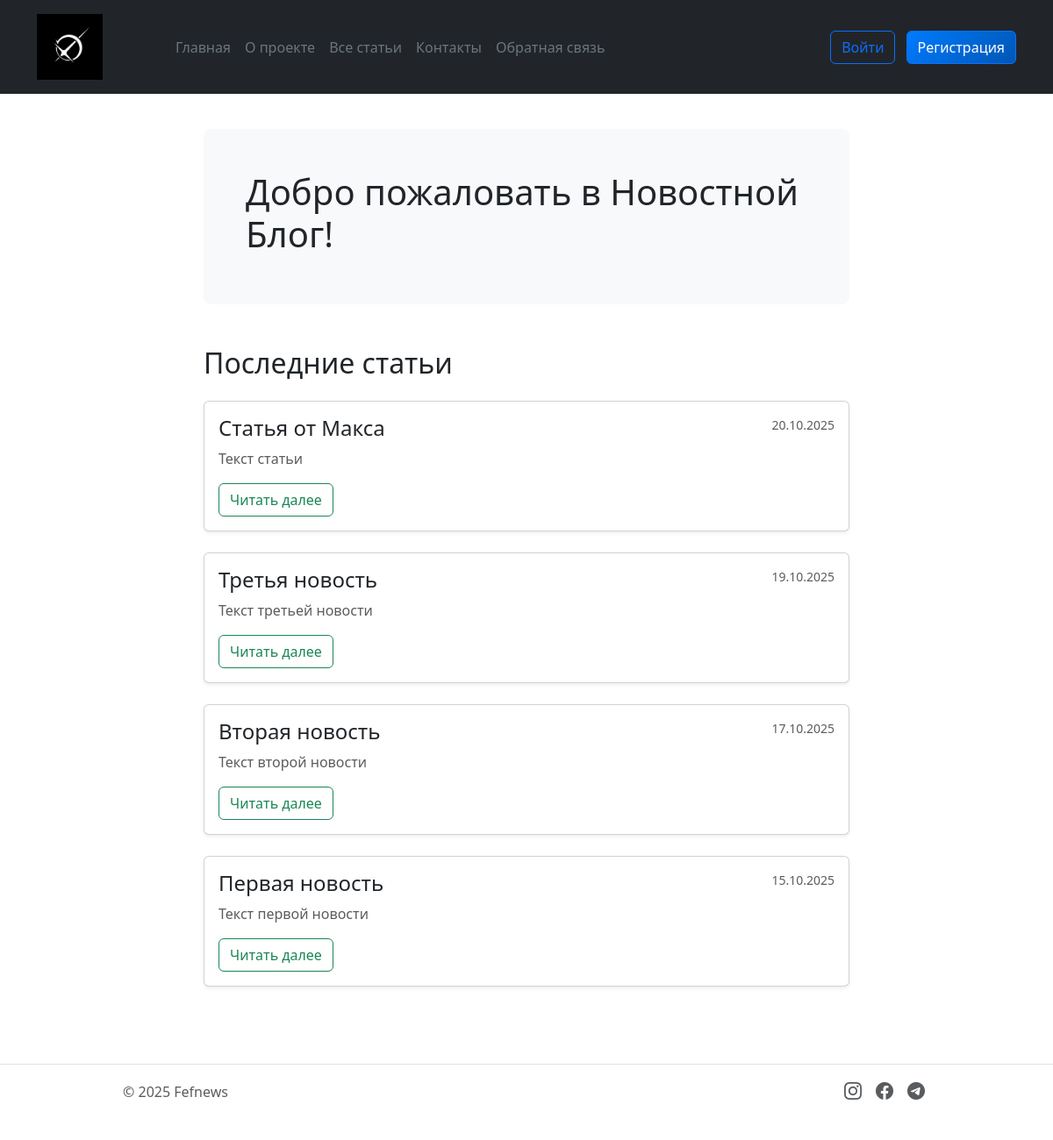
Before: / with the older database file.
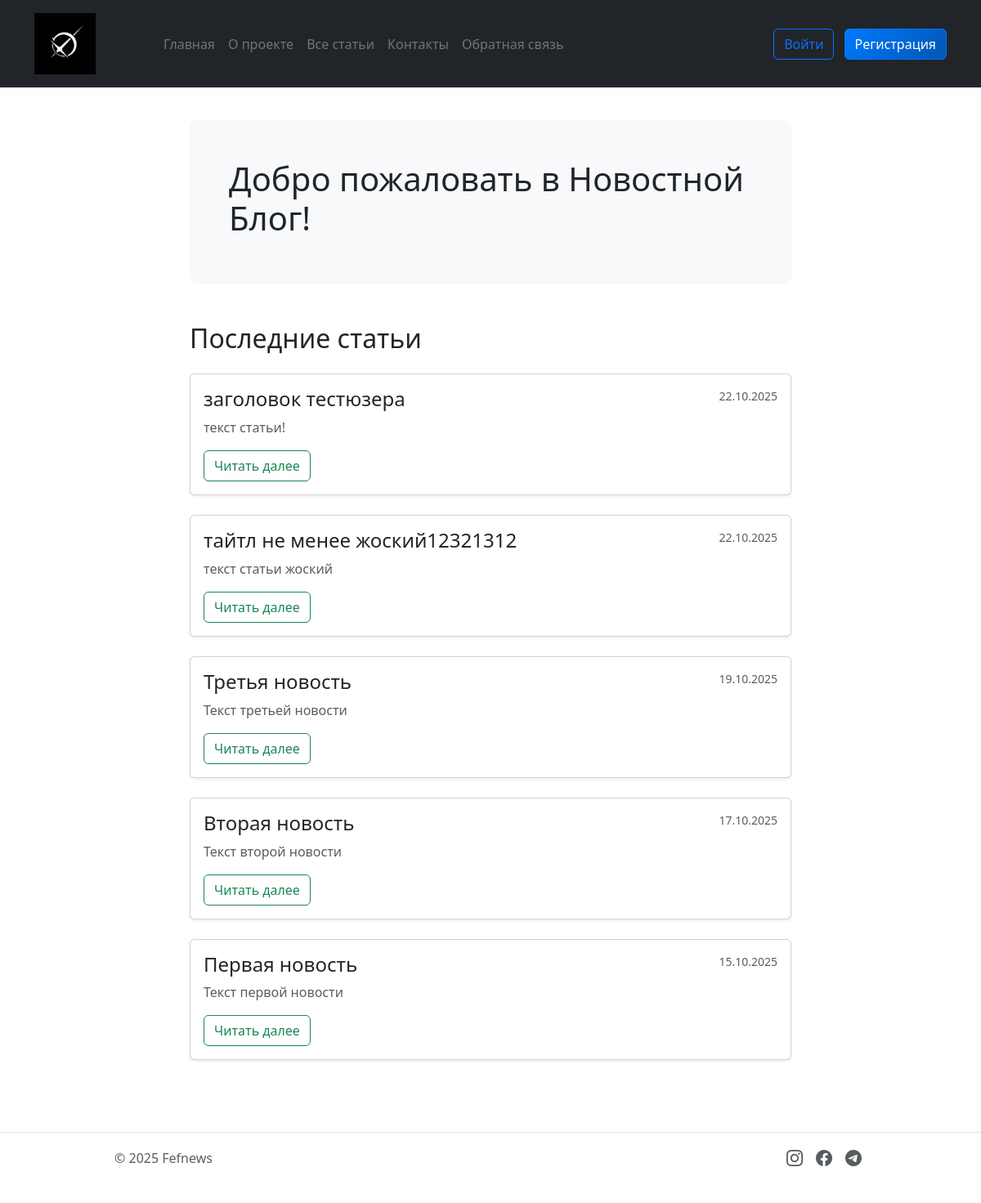
After: the same page with the newer database file.
### models.py (models this page shows)
class Article(db.Model):
    __tablename__ = 'article'
    id = db.Column(db.Integer, primary_key=True)
    title = db.Column(db.String(200), nullable=False)
    text = db.Column(db.Text, nullable=False)
    created_date = db.Column(db.DateTime, default=datetime.now)
    user_id = db.Column(db.Integer, db.ForeignKey('user.id'), nullable=False)
    category = db.Column(db.String(50), nullable=False, default='general')
    comments = db.relationship('Comment', backref='article', lazy=True, cascade='all, delete-orphan')

### app.py (the view)
@app.route("/")
def index():
    articles = get_articles()
    return render_template('index.html', articles=articles)

### app.py (called while the page is built)
def get_articles(category=None):
    query = Article.query
    if category:
        query = query.filter_by(category=category)
    articles_from_db = query.order_by(Article.created_date.desc()).all()
    articles = []
    for article in articles_from_db:
        articles.append({
            'id': article.id,
            'title': article.title,
            'date': article.created_date,
            'preview': article.text[:100] + '...' if len(article.text) > 100 else article.text,
            'content': article.text,
            'author': article.author.name,
            'category': article.category
        })
    return articles

def get_categories():
    categories = db.session.query(Article.category).distinct().all()
    return [category[0] for category in categories]

@app.context_processor
def inject_today():
    return {'today': datetime.now().date()}

@app.context_processor
def inject_categories():
    categories = get_categories()
    return {'categories': categories}

@app.context_processor
def inject_current_user():
    return {'current_user': current_user}

### templates/index.html (shortened to what this page needs)
{% extends "base.html" %}
{% block content %}
<div class="container">
    <div class="jumbotron bg-light p-5 rounded-3 mb-5">
        <h1 class="display-6">Добро пожаловать в Новостной Блог!</h1>
    </div>
    <div class="row">
        <div class="col-12">
            <h2 class="mb-4">Последние статьи</h2>
            {% for article in articles %}
            <div class="card mb-4 shadow-sm">
                <div class="card-body">
                    <div class="d-flex justify-content-between align-items-start">
                        <div class="flex-grow-1">
                            <h3 class="card-title h4">
                                <a href="{{ url_for('news', id=article.id) }}" class="text-decoration-none text-dark">
                                    {{ article.title }}
                                </a>
                            </h3>
                            <p class="card-text text-muted">{{ article.preview }}</p>
                        </div>
                        <div class="text-end ms-3">
                            <div class="text-muted small">
                                {{ article.date.strftime('%d.%m.%Y') }}
                            </div>
                        </div>
                    </div>
                    <a href="{{ url_for('news', id=article.id) }}" class="btn btn-outline-success mt-3">
                        Читать далее
                    </a>
                </div>
            </div>
            {% endfor %}
        </div>
    </div>
</div>
{% endblock %}

### templates/base.html (shortened to what this page needs)
<!DOCTYPE html>
<html lang="ru">
    <head>
        <link rel="stylesheet" href="{{ url_for('static', filename='css_styles/main.css') }}">
        <link rel="stylesheet" href="{{ url_for('static', filename='css_styles/contacts.css') }}">
        <link rel="stylesheet" href="{{ url_for('static', filename='css_styles/feedback.css') }}">
        <link rel="stylesheet" href="{{ url_for('static', filename='css_styles/news.css') }}">
        <link rel="stylesheet" href="{{ url_for('static', filename='news_detail.css') }}">
        <link href="https://cdn.jsdelivr.net/npm/bootstrap@5.3.8/dist/css/bootstrap.min.css" rel="stylesheet">
        <link rel="stylesheet" href="https://cdn.jsdelivr.net/npm/bootstrap-icons@1.11.0/font/bootstrap-icons.css">
    </head>
    <body>
        <div class="page">
            <header class="p-3 text-bg-dark">
                <div class="container">
                    <div class="d-flex flex-wrap align-items-center justify-content-center justify-content-lg-start">
                        <a href="/" class="d-flex align-items-center mb-2 mb-lg-0 text-white text-decoration-none">
                            <img class="header_img" src="{{ url_for('static', filename='image/logo.jpg') }}" alt="icon">
                        </a>
                        <ul class="nav col-12 col-lg-auto me-lg-auto mb-2 justify-content-center mb-md-0">
                            <li><a href="{{url_for('index')}}" class="nav-link px-2 text-secondary">Главная</a></li>
                            <li><a href="{{url_for('about')}}" class="nav-link px-2 text-secondary">О проекте</a></li>
                            <li><a href="{{url_for('articles')}}" class="nav-link px-2 text-secondary">Все статьи</a></li>
                            <li><a href="{{url_for('contact')}}" class="nav-link px-2 text-secondary">Контакты</a></li>
                            <li><a href="{{url_for('feedback')}}" class="nav-link px-2 text-secondary">Обратная связь</a></li>
                        </ul>
                        <div class="col-md-3 text-end">
                            {% if current_user.is_authenticated %}
                            <div class="d-flex align-items-center gap-2">
                                <span class="text-muted">Привет, {{ current_user.name }}!</span>
                                <a href="{{ url_for('create_article') }}" class="btn btn-outline-success btn-sm">Создать статью</a>
                                <a href="{{ url_for('logout') }}" class="btn btn-outline-danger btn-sm">Выйти из аккаунта</a>
                            </div>
                            {% else %}
                            <a href="{{ url_for('login') }}" class="btn btn-outline-primary me-2">Войти</a>
                            <a href="{{ url_for('register') }}" class="btn btn-primary">Регистрация</a>
                            {% endif %}
                        </div>
                    </div>
                </div>
            </header>
                <div class="content">
                    {% block content%}{% endblock %}
                </div>
            <footer class="d-flex flex-wrap justify-content-between align-items-center py-3 my-4 border-top">
                <div class="col-md-4 d-flex justify-content-center align-items-center">
                    <span class="mb-3 mb-md-0 text-body-secondary">© 2025 Fefnews</span>
                </div>
                <ul class="nav col-md-4 justify-content-center list-unstyled d-flex">
                    <li class="ms-3">
                        <a class="text-body-secondary" href="#instagram">
                            <i class="bi bi-instagram" style="font-size: 20px;"></i>
                        </a>
                    </li>
                    <li class="ms-3">
                        <a class="text-body-secondary" href="#facebook">
                            <i class="bi bi-facebook" style="font-size: 20px;"></i>
                        </a>
                    </li>
                    <li class="ms-3">
                        <a class="text-body-secondary" href="#telegram">
                            <i class="bi bi-telegram" style="font-size: 20px;"></i>
                        </a>
                    </li>
                </ul>
            </footer>
        </div>
    </body>
</html>

### static/css_styles/main.css (style rules this page uses)
header { position: sticky; z-index: 1000; top: 0; }
.header_img { width: 50%; max-width: 150px; }
.page { display: flex; flex-direction: column; min-height: 100vh; }
.content { max-width: 100vh; margin: 0 auto; padding: 40px 20px; flex: 1 1 auto; }

### static/css_styles/feedback.css (style rules this page uses)
.btn-primary { background: linear-gradient(135deg, #007bff 0%, #0056b3 100%); border: none; border-radius: 8px; padding: 0.75rem 2rem; font-weight: 600; transition: all 0.3s ease; }

Changed rows visible on the page:
added Article: title "заголовок тестюзера", preview "текст статьи!", date "22.10.2025"
Other visible differences:
new list line: "Читать далее"
new list line: "тайтл не менее жоский12321312 текст статьи жоский 22.10.2025"
list line gone: "Статья от Макса Текст статьи 20.10.2025"
list line gone: "Читать далее"
